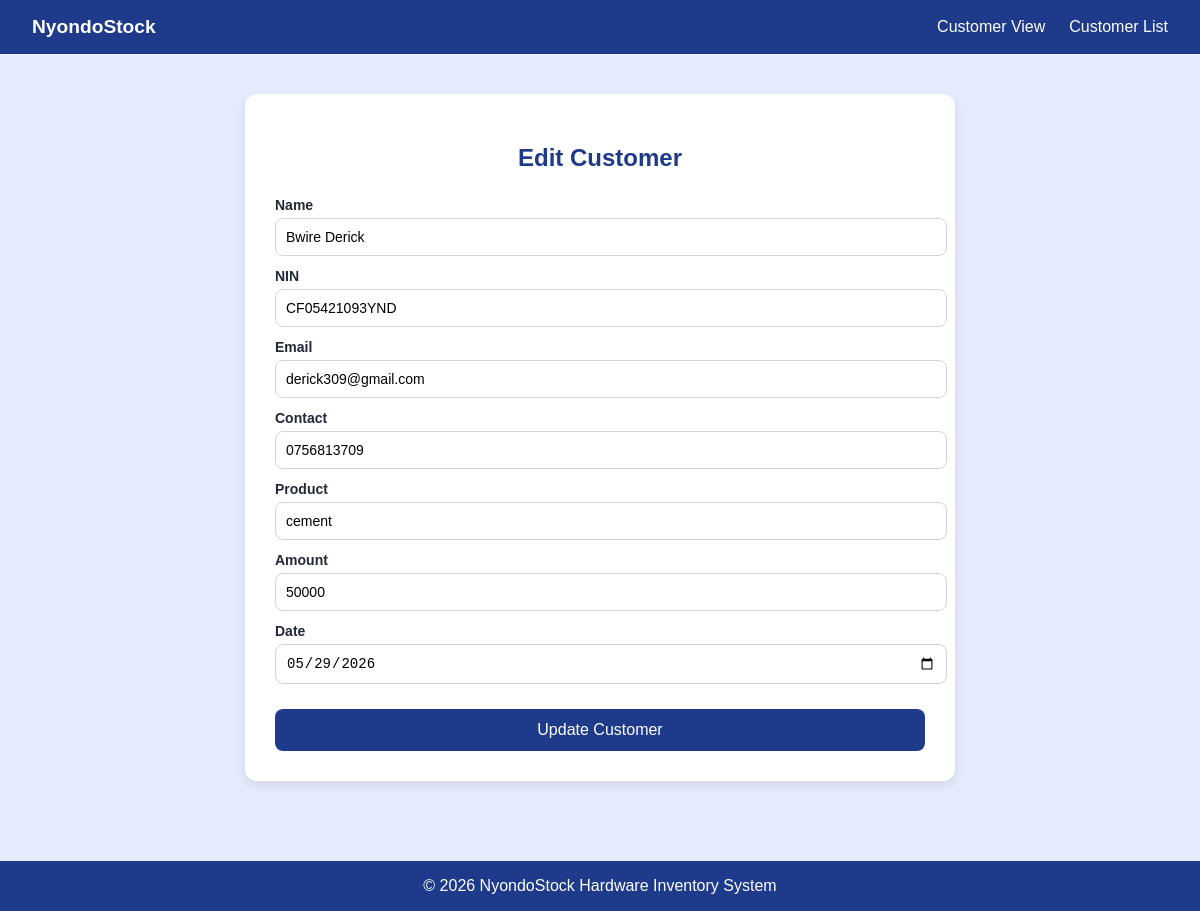
/edit_customer/32/ (signed in), run on the app's committed database.
### mugeniapp/models.py (models this page shows, shortened)
class Customer(models.Model):
    name = models.CharField(max_length=100)
    nin = models.CharField(max_length=100)
    email = models.CharField(max_length=100)
    contact = models.CharField(max_length=100)
    product = models.CharField(max_length=100 ,null=True)
    amount = models.IntegerField(default=0)
    date = models.DateField(default=now)
    method_of_payment = models.CharField(max_length=100,default="Cash")

### mugeniapp/views.py (the view, shortened to what this page needs)
# urls.py: path('edit_customer/<int:id>/', views.edit_customer, name='edit_customer'),
@login_required
def edit_customer(request, id):
    customer = get_object_or_404(Customer, id=id)
    customers = Customer.objects.all()
    return render(request, 'edit_customer_list.html', {
        'customer': customer,
        'customers': customers
    })

### mugeniapp/templates/edit_customer_list.html (shortened to what this page needs)
<!doctype html>
<html lang="en">
<head>
</head>
<body>
<nav>
  <div class="logo">NyondoStock</div>
  <ul>
    <li><a href="{% url 'customer' %}">Customer View</a></li>
    <li><a href="{% url 'customer_list' %}">Customer List</a></li>
  </ul>
</nav>
<div class="container">
  <div class="form-card">
    <h2>Edit Customer</h2>
    <form method="POST" action="{% url 'edit_customer' customer.id %}">
      <label>Name</label>
      <input type="text" name="name" value="{{ customer.name }}" required>
      <label>NIN</label>
      <input type="text" name="nin" value="{{ customer.nin }}" required>
      <label>Email</label>
      <input type="email" name="email" value="{{ customer.email }}" required>
      <label>Contact</label>
      <input type="number" name="contact" value="{{ customer.contact }}" required>
      <label>Product</label>
      <input type="text" name="product" value="{{ customer.product }}" required>
      <label>Amount</label>
      <input type="number" name="amount" value="{{ customer.amount }}" required>
      <label>Date</label>
      <input type="date" name="date" value="{{ customer.date|date:'Y-m-d' }}" required>
      <button type="submit">Update Customer</button>
    </form>
  </div>
</div>
<footer>
  &copy; 2026 NyondoStock Hardware Inventory System
</footer>
</body>
</html>

### mugeniapp/templates/edit_customer_list.html (style rules this page uses)
body { background-color: #e6ecff; margin: 0; font-family: Arial, sans-serif; color: #1f2937; }
nav { background-color: #1E3A8A; color: white; padding: 1rem 2rem; display: flex; justify-content: space-between; align-items: center; }
nav .logo { font-weight: bold; font-size: 1.2rem; }
nav ul { list-style: none; display: flex; gap: 1.5rem; margin: 0; padding: 0; }
nav ul li a { color: white; text-decoration: none; }
.container { display: flex; justify-content: center; padding: 40px 20px; }
.form-card { background: white; width: 100%; max-width: 650px; padding: 30px; border-radius: 12px; box-shadow: 0 4px 12px rgba(0,0,0,0.1); }
h2 { text-align: center; color: #1E3A8A; margin-bottom: 25px; }
label { display: block; margin-top: 12px; font-weight: 600; font-size: 14px; }
input { width: 100%; padding: 10px; margin-top: 5px; border-radius: 8px; border: 1px solid #d1d5db; font-size: 14px; outline: none; }
button { width: 100%; margin-top: 25px; padding: 12px; background-color: #1E3A8A; color: white; border: none; border-radius: 8px; font-size: 16px; cursor: pointer; }
footer { background-color: #1E3A8A; color: white; text-align: center; padding: 1rem; margin-top: 40px; }

### data on the page
Customer: name "Bwire Derick", nin "CF05421093YND", email "derick309@gmail.com", contact "0756813709", product "cement", amount "50000", date "05/29/2026"
